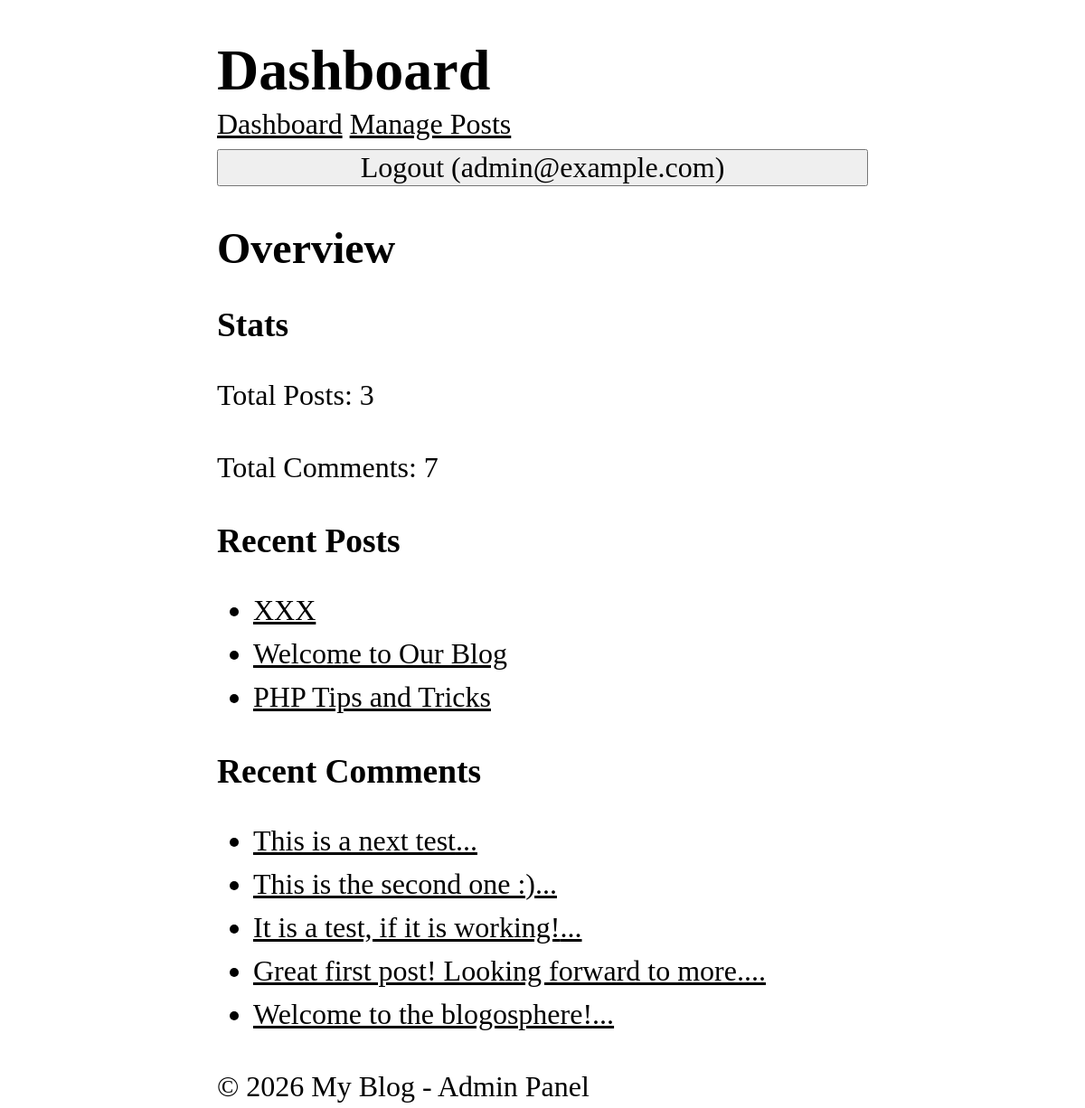
The app's page /admin/dashboard (signed in), older data.
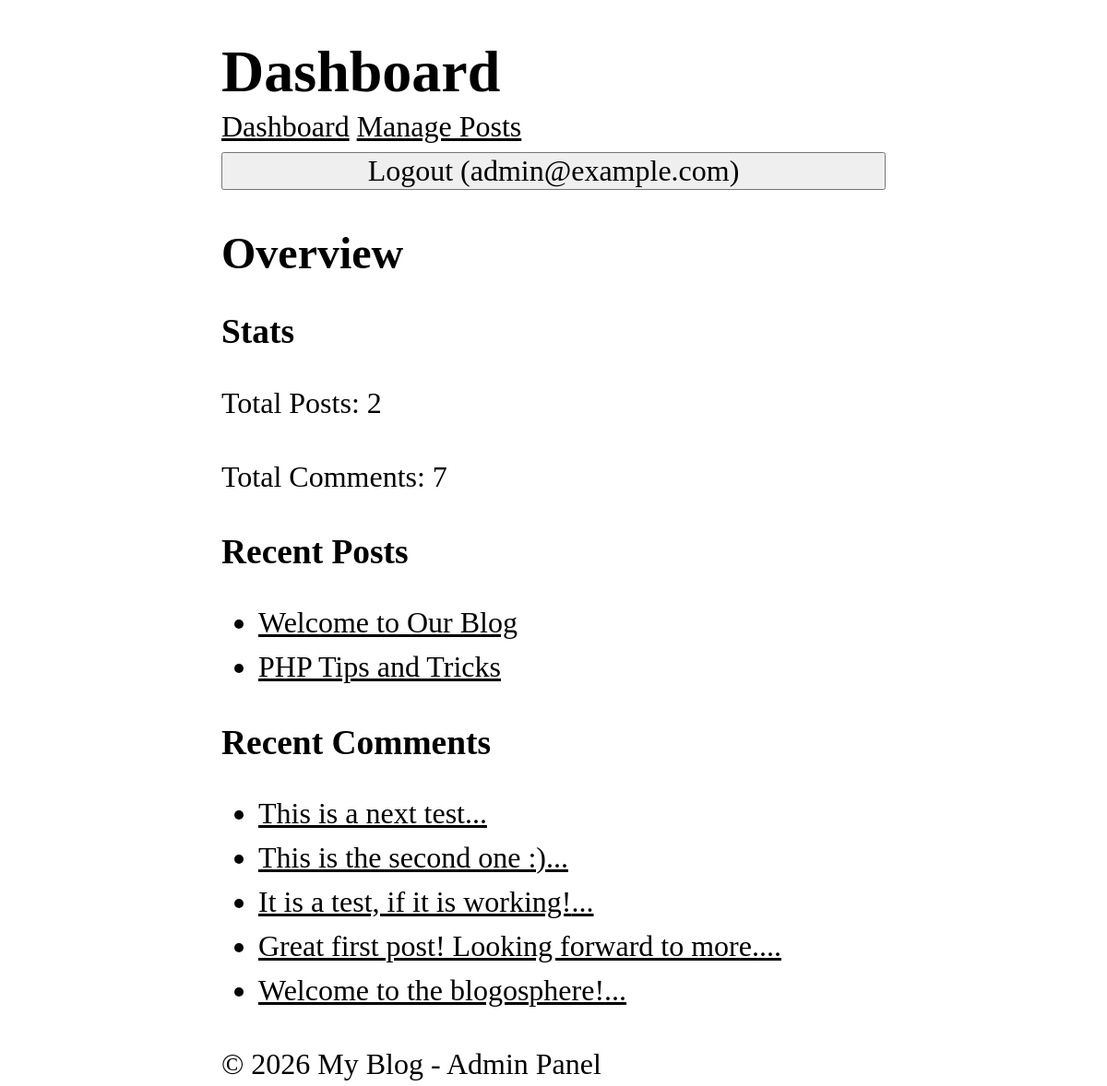
The same page, newer data.
### tables this page shows
CREATE TABLE posts (
    id INTEGER PRIMARY KEY AUTOINCREMENT,
    title TEXT NOT NULL,
    content TEXT NOT NULL,
    views INTEGER DEFAULT 0,
    user_id INTEGER NOT NULL,
    created_at DATETIME DEFAULT CURRENT_TIMESTAMP,
    FOREIGN KEY (user_id) REFERENCES users (id)
);

CREATE TABLE comments (
    id INTEGER PRIMARY KEY AUTOINCREMENT,
    content TEXT NOT NULL,
    user_id INTEGER NOT NULL,
    post_id INTEGER NOT NULL,
    created_at DATETIME DEFAULT CURRENT_TIMESTAMP,
    FOREIGN KEY (user_id) REFERENCES users (id),
    FOREIGN KEY (post_id) REFERENCES posts (id)
);

### core/View.php (called while the page is built, shortened)
<?php
class View {
    protected static $globals = [];
    public static function share(string $key, mixed $value): void {
        static::$globals[$key] = $value;
    }
    public static function render(string $template, array $data = [], ?string $layout = null): string {
        $data = [...static::$globals, ...$data];
        $content = static::renderTemplate(
            $template,
            $data
        );
        return static::renderLayout($layout, $data, $content);
    }
    protected static function renderTemplate(string $template, array $data): string {
        extract($data);
        $path = dirname(__DIR__). "/app/Views/$template.php";
        require $path;
        return ob_get_clean();
    }
    protected static function renderLayout(?string $template, array $data, string $content): string {
        return ob_get_clean();
    }
}

### app/Controllers/Admin/DashboardController.php (called while the page is built, shortened)
<?php
class DashboardController {
    public function index() {
        $totalPosts = Post::count();
        $totalComments = Comment::count();
        $recentPosts = Post::getRecent(5);
        $recentComments = Comment::getRecent(5);
        return View::render(
            'admin/dashboard/index',
            [
                'totalPosts' => $totalPosts,
                'totalComments'=> $totalComments,
                'recentPosts' => $recentPosts,
                'recentComments' => $recentComments
            ],
            'layouts/admin'
        );
    }
}

### app/Middlewares/Auth.php (called while the page is built, shortened)
<?php
class Auth implements Middleware {
  public function handle(callable $next) {
    return $next();
    }
}

### app/Middlewares/CSRF.php (called while the page is built, shortened)
<?php
class CSRF implements Middleware {
  public function handle(callable $next) {
    return $next();
    }
}

### app/Middlewares/View.php (called while the page is built, shortened)
<?php
class View implements Middleware {
    public function handle(callable $next) {
        return $next();
    }
}

### core/App.php (called while the page is built, shortened)
<?php
class App {
    protected static $container = [];
    public static function bind(string $key, mixed $value): void {
        static::$container[$key] = $value;
    }
    public static function get(string $key): mixed {
        return static::$container[$key];
    }
}

### app/Models/Post.php (called while the page is built, shortened)
<?php
class Post extends Model {
    protected static string $table = 'posts';
    public static function getRecent(?int $limit = null, ?int $page = null, ?string $search = null) {
        $db = App::get('database');
        $query = "SELECT * FROM " . static::$table;
        $params = [];
        $query .= " ORDER BY created_at DESC";
        if($limit !== null) {
            $query .= " LIMIT ?";
            $params[] = $limit;
        }
        return $db->fetchAll($query, $params, static::class);
    }
    public static function count(?string $search = null): int {
        $db = App::get('database');
        $query = "SELECT COUNT(*) FROM " . static::$table;
        $params = [];
        return (int) $db->query($query, $params)->fetchColumn();
    }
}

### core/Database.php (called while the page is built, shortened)
<?php
class Database {
    protected $pdo;
    public function __construct(array $config) {
        try {
            $dsn = $this->createDsn($config);
            $username = $config['username'] ?? null;
            $password = $config['password'] ?? null;
            $options = $config['options'] ?? null;
            $this->pdo = new PDO($dsn, $username, $password, $options);
            $this->pdo->setAttribute(PDO::ATTR_ERRMODE, PDO::ERRMODE_EXCEPTION);
        } catch (PDOException $e) {
            throw new Exception("Could not connect to the database");
        }
    }
    protected function createDsn(array $config): string {
        $driver = $config['driver'];
        $dbname = $config['dbname'];
        return match($driver) {
            'sqlite' => "sqlite:$dbname",
            default => throw new Exception("Unsupported database driver: $driver")
        };
    }
    public function query(string $sql, array $params = []): PDOStatement {
        $stmt = $this->pdo->prepare($sql);
        $stmt->execute($params);
        return $stmt;
    }
    public function fetchAll(string $sql, array $params = [], ?string $className = null): array {
        $stmt = $this->query($sql, $params);
        return $className
            ? $stmt->fetchAll(PDO::FETCH_CLASS, $className)
            : $stmt->fetchAll(PDO::FETCH_ASSOC);
    }
}

### core/Model.php (called while the page is built, shortened)
<?php
abstract class Model {
    protected static string $table;
    public static function getRecent(
        ?int $limit = null,
        ?int $page = null,
        ?string $search = null
        ) {
        $db = App::get('database');
        $query = "SELECT * FROM " . static::$table;
        $params = [];
        $query .= " ORDER BY created_at DESC";
        if($limit !== null) {
            $query .= " LIMIT ?";
            $params[] = $limit;
        }
        return $db->fetchAll($query, $params, static::class);
    }
    public static function count(?string $search = null): int {
        $db = App::get('database');
        $query = "SELECT COUNT(*) FROM " . static::$table;
        $params = [];
        return (int) $db->query($query, $params)->fetchColumn();
    }
}

### app/Views/admin/dashboard/index.php (the view, shortened to what the changed rows need)
<h2>Overview</h2>
<section>
    <h3>Stats</h3>
    <p>Total Posts: <?= $totalPosts ?></p>
    <p>Total Comments: <?= $totalComments ?></p>
</section>
<section>
    <ul>
        <?php foreach ($recentPosts as $post): ?>
            <li>
                <a href="/posts/<?= $post->id ?>">
                    <?=  htmlspecialchars($post->title) ?>
                </a>
            </li>
        <?php endforeach ?>
    </ul>
</section>
<section>
    <ul>
        <?php foreach ($recentComments as $comment): ?>
            <li>
                <a href="/posts/<?= $comment->post_id ?>">
                    <?=  htmlspecialchars(substr($comment->content, 0, 50)) ?>...
                </a>
            </li>
        <?php endforeach ?>
    </ul>
</section>

Row changes from the older to the newer data that the page shows:
removed posts: title "XXX"
Text that changed along with them:
$totalPosts: "3" → "2"
